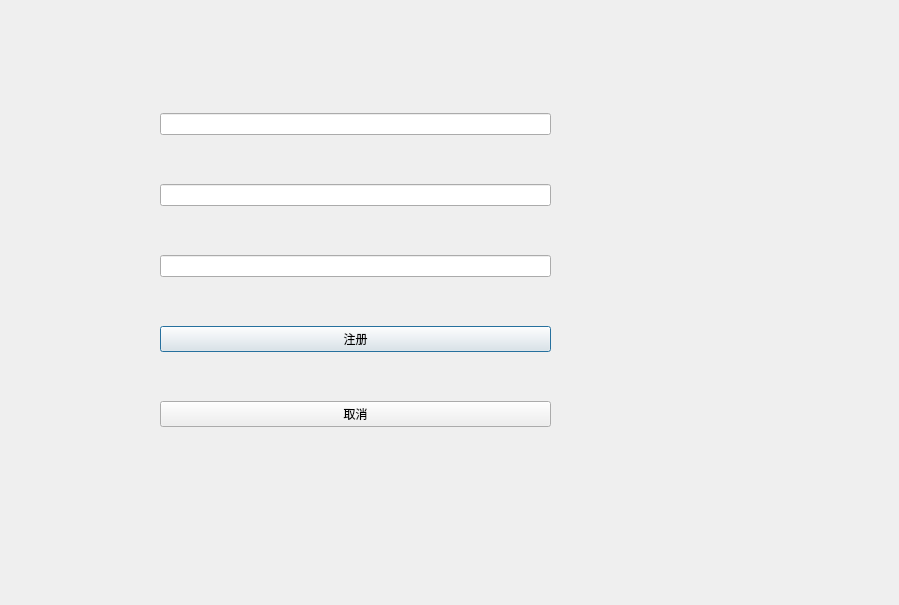
<?xml version="1.0" encoding="UTF-8"?>
<ui version="4.0">
 <class>RegisterDialog</class>
 <widget class="QDialog" name="RegisterDialog">
  <property name="geometry">
   <rect>
    <x>0</x>
    <y>0</y>
    <width>899</width>
    <height>605</height>
   </rect>
  </property>
  <property name="windowTitle">
   <string>Dialog</string>
  </property>
  <widget class="QWidget" name="">
   <property name="geometry">
    <rect>
     <x>160</x>
     <y>70</y>
     <width>391</width>
     <height>401</height>
    </rect>
   </property>
   <layout class="QVBoxLayout" name="verticalLayout">
    <item>
     <widget class="QLineEdit" name="lineEdit_username"/>
    </item>
    <item>
     <widget class="QLineEdit" name="lineEdit_password"/>
    </item>
    <item>
     <widget class="QLineEdit" name="lineEdit_nickname"/>
    </item>
    <item>
     <widget class="QPushButton" name="btn_register">
      <property name="text">
       <string>注册</string>
      </property>
     </widget>
    </item>
    <item>
     <widget class="QPushButton" name="btn_cancel">
      <property name="text">
       <string>取消</string>
      </property>
     </widget>
    </item>
   </layout>
  </widget>
 </widget>
 <resources/>
 <connections/>
</ui>
